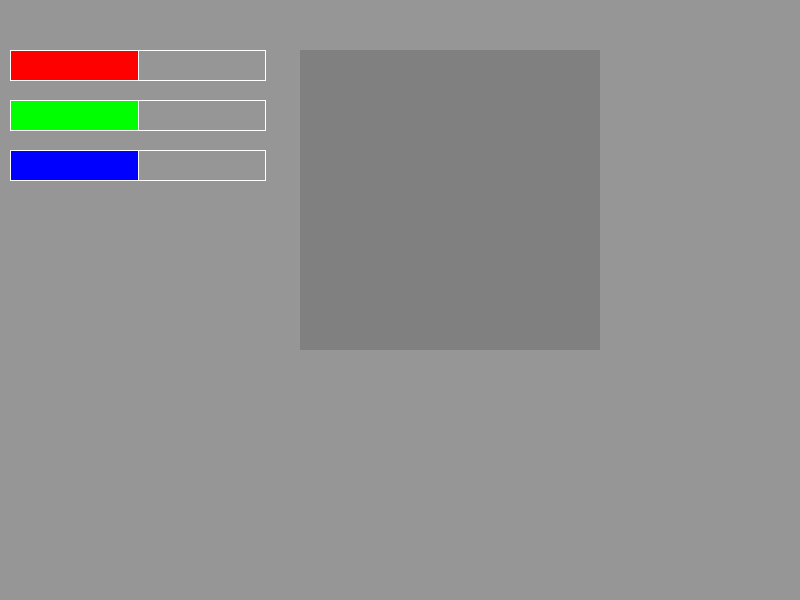
Frame 1 (no input)
Frame 60 (the mouse pressed at the canvas centre just before this capture): identical to frame 1, image omitted
Frame 120 (the mouse held since frame 60 and released just before this capture): identical to frame 1, image omitted

The Processing sketch that drew this single still picture (run headless with seeded random() and noise(); from frame 60 on, the mouse is pressed at the canvas centre):

// Processing sketch: RVBSlider
// ── RVBSlider.pde
Slider r;
Slider v;
Slider b;

void setup(){
  size(800, 600);
  r = new Slider(10,50);
  r.setColor(255,0,0);
  v = new Slider(10,100);
  v.setColor(0,255,0);
  b = new Slider(10,150);
  b.setColor(0,0,255);
}

void draw(){
  background(150);
  
  r.update();
  v.update();
  b.update();
  
  r.draw();
  v.draw();
  b.draw();
  
  fill(r.getVal(),v.getVal(),b.getVal());
  noStroke();
  rect(300,50,300,300);
}

// ── Slider.pde
class Slider {
  
  private int value = 128;
  private int x = 0;
  private int y = 0;
  private int h = 30;
  private int w = 255;
  private boolean isIn = false;
  
  private int r = 100;
  private int v = 100;
  private int b = 100;
  
  Slider(int x, int y){
     this.x = x;
     this.y = y; 
  }
  
  void draw(){
      stroke(255);
     if(this.isIn){
       strokeWeight(2);
     }else{
       strokeWeight(1);
     }
   
     fill(150);
     rect(this.x,this.y,this.w,this.h);
        
     fill(this.r, this.v, this.b);
     rect(this.x,this.y,this.value,this.h);
  }
  
  boolean isIn(int x, int y){
      boolean okx = (x >= this.x) && (x <= this.x+this.w);
      boolean oky = (y >= this.y) && (y <= this.y+this.h);
      return (okx && oky);
  }
  
  void update(){
     this.isIn = this.isIn(mouseX, mouseY);
     
     if(this.isIn && mousePressed){
       int localX = mouseX - this.x;
       this.value = localX;
     }
  }
  
  int getVal(){
     return this.value; 
  }
  
  Slider setColor(int r, int v, int b){
    this.r = r;
    this.v = v;
    this.b = b;
    
    return this; 
  }
}
